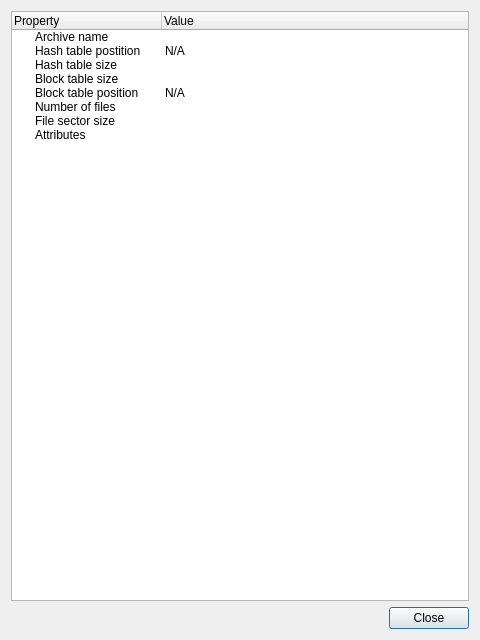
<?xml version="1.0" encoding="UTF-8"?>
<ui version="4.0">
 <class>ArchivePropertiesDialog</class>
 <widget class="QDialog" name="ArchivePropertiesDialog">
  <property name="geometry">
   <rect>
    <x>0</x>
    <y>0</y>
    <width>480</width>
    <height>640</height>
   </rect>
  </property>
  <property name="windowTitle">
   <string>Archive Properties</string>
  </property>
  <layout class="QVBoxLayout" name="verticalLayout">
   <item>
    <widget class="QTreeWidget" name="treeWidget">
     <attribute name="headerDefaultSectionSize">
      <number>150</number>
     </attribute>
     <attribute name="headerDefaultSectionSize">
      <number>150</number>
     </attribute>
     <column>
      <property name="text">
       <string>Property</string>
      </property>
     </column>
     <column>
      <property name="text">
       <string>Value</string>
      </property>
     </column>
     <item>
      <property name="text">
       <string>Archive name</string>
      </property>
     </item>
     <item>
      <property name="text">
       <string>Hash table postition</string>
      </property>
      <property name="text">
       <string>N/A</string>
      </property>
     </item>
     <item>
      <property name="text">
       <string>Hash table size</string>
      </property>
     </item>
     <item>
      <property name="text">
       <string>Block table size</string>
      </property>
     </item>
     <item>
      <property name="text">
       <string>Block table position</string>
      </property>
      <property name="text">
       <string>N/A</string>
      </property>
     </item>
     <item>
      <property name="text">
       <string>Number of files</string>
      </property>
     </item>
     <item>
      <property name="text">
       <string>File sector size</string>
      </property>
     </item>
     <item>
      <property name="text">
       <string>Attributes</string>
      </property>
     </item>
    </widget>
   </item>
   <item>
    <widget class="QDialogButtonBox" name="buttonBox">
     <property name="orientation">
      <enum>Qt::Horizontal</enum>
     </property>
     <property name="standardButtons">
      <set>QDialogButtonBox::Close</set>
     </property>
    </widget>
   </item>
  </layout>
 </widget>
 <resources/>
 <connections>
  <connection>
   <sender>buttonBox</sender>
   <signal>accepted()</signal>
   <receiver>ArchivePropertiesDialog</receiver>
   <slot>accept()</slot>
   <hints>
    <hint type="sourcelabel">
     <x>248</x>
     <y>254</y>
    </hint>
    <hint type="destinationlabel">
     <x>157</x>
     <y>274</y>
    </hint>
   </hints>
  </connection>
  <connection>
   <sender>buttonBox</sender>
   <signal>rejected()</signal>
   <receiver>ArchivePropertiesDialog</receiver>
   <slot>reject()</slot>
   <hints>
    <hint type="sourcelabel">
     <x>316</x>
     <y>260</y>
    </hint>
    <hint type="destinationlabel">
     <x>286</x>
     <y>274</y>
    </hint>
   </hints>
  </connection>
 </connections>
</ui>
